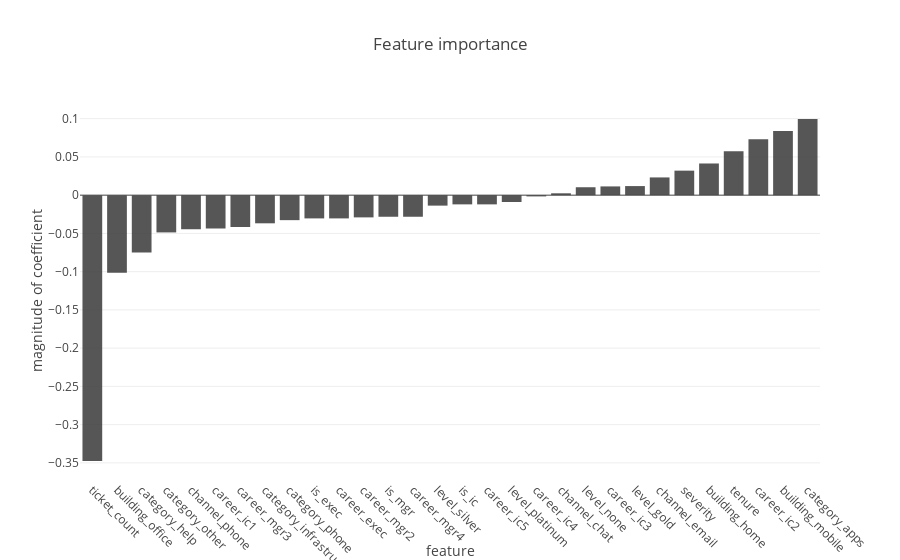

Source (notebook cell):
### Code cell
# plot feature importance
coef = [dict(feature=b, coef=(a)) for a, b in zip(model.coef_[0], x.columns)]
coef = sorted(coef, key=lambda x: x['coef'])

bar = go.Bar(
    x = [x['feature'] for x in coef],
    y = [x['coef'] for x in coef],
    marker = dict(color = Theme().GREY),
    opacity = .9
)
layout = go.Layout(
    title='Feature importance',
    xaxis=dict(
        title='feature',
        tickangle=45
    ),
    yaxis=dict(title='magnitude of coefficient')
)
fig = go.Figure(data=[bar], layout=layout)
iplot(fig, filename='feature_importance')

### Figure 1 — Plotly figure (JSON) as saved in the notebook; plotly's stock layout.template omitted (floating-point values rounded to 4 significant figures)
{"data": [{"marker": {"color": "#454445"}, "opacity": 0.9, "type": "bar", "x": ["ticket_count", "building_office", "category_help", "category_other", "channel_phone", "career_ic1", "career_mgr3", "category_infrastructure", "category_phone", "is_exec", "career_exec", "career_mgr2", "is_mgr", "career_mgr4", "level_silver", "is_ic", "career_ic5", "level_platinum", "career_ic4", "channel_chat", "level_none", "career_ic3", "level_gold", "channel_email", "severity", "building_home", "tenure", "career_ic2", "building_mobile", "category_apps"], "y": [-0.3475, -0.1013, -0.07481, -0.0487, -0.04455, -0.04359, -0.04164, -0.0368, -0.03266, -0.03038, -0.03038, -0.02904, -0.02822, -0.02822, -0.01368, -0.01204, -0.01204, -0.008943, -0.001623, 0.002433, 0.01036, 0.01144, 0.01187, 0.02318, 0.03204, 0.04142, 0.05745, 0.07307, 0.08393, 0.09957]}], "layout": {"title": "Feature importance", "xaxis": {"tickangle": 45, "title": "feature"}, "yaxis": {"title": "magnitude of coefficient"}}}
